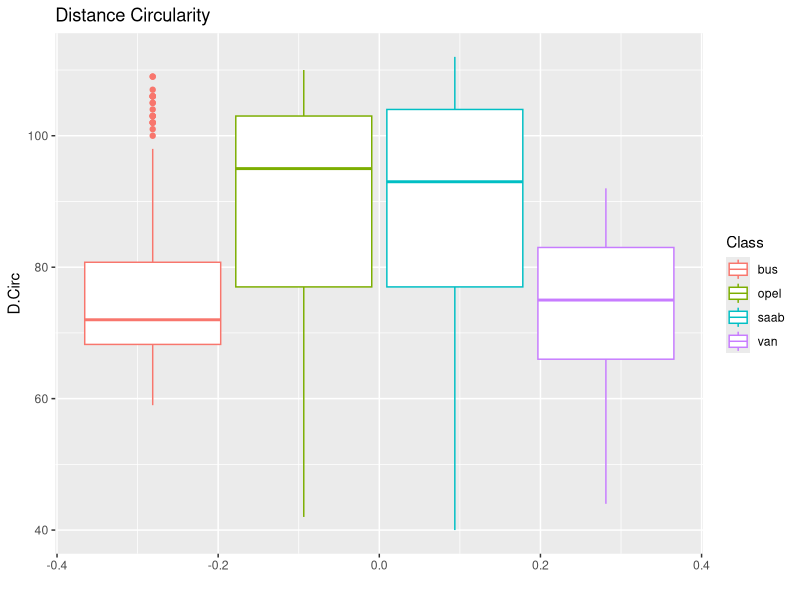
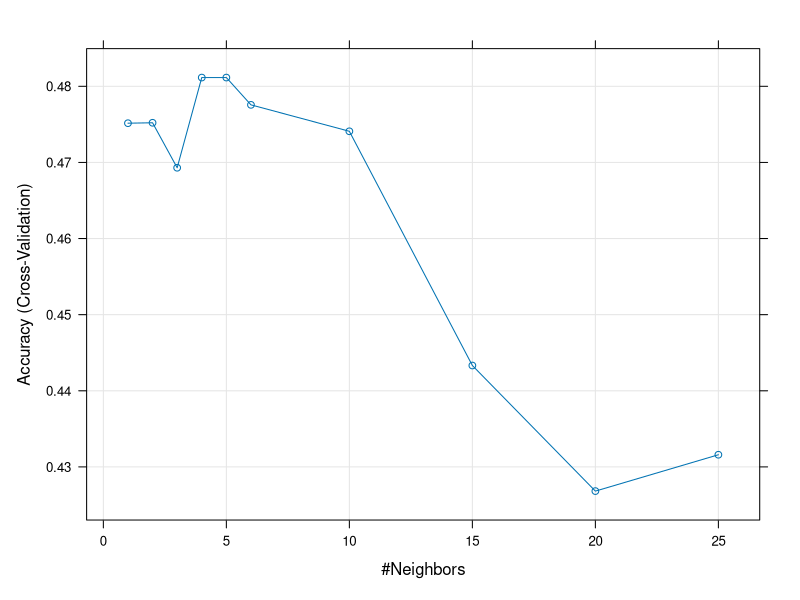
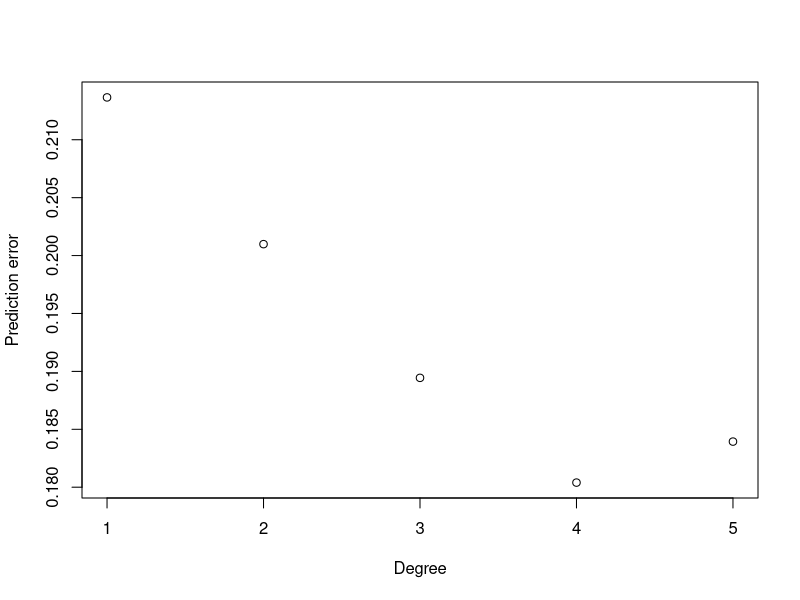

Recreate these plots in R, in order.
## ---- chunk 1
knitr::opts_chunk$set(echo = TRUE)
## ---- chunk 2
library(mlbench)
library(dplyr)
library(caret)
library(e1071)
library(boot)
## ---- chunk 3
data(Vehicle)
str(Vehicle)
## ---- chunk 4
# area/(av.distance from border)**2
qplot(data = Vehicle, y = D.Circ, color = Class, geom = "boxplot", main = "Distance Circularity")
## ---- chunk 5
set.seed(3)

knn_model <- train(Class ~ D.Circ,
                   method = 'knn',
                   trControl = trainControl(method = 'cv', number = 10),
                   tuneGrid = expand.grid(k = c(1, 2, 3, 4, 5, 6, 10, 15, 20, 25)),
                   data = Vehicle)
knn_model
## ---- chunk 6
# MSE vs different values of k
plot(knn_model)
## ---- chunk 7
# k with min MSE
knn_model$bestTune

# but I choose k = 4 because RMSE for k = 4 and RMSE for k = 5 are equal
## ---- chunk 8
Vehicle_2cl <- Vehicle %>%
    filter(Class == 'bus' | Class == 'saab')
Vehicle_2cl$Class <- factor(Vehicle_2cl$Class)
str(Vehicle_2cl)
## ---- chunk 9
set.seed(3)

max_degree = 5
cv.err <- rep(0, max_degree)
for (i in 1:max_degree) {
    gl <- glm(Class ~ poly(D.Circ, i), family = 'binomial', data = Vehicle_2cl)
    cv.err[i] <- cv.glm(Vehicle_2cl, gl, K = 10)$delta[1]
}
cv.err
## ---- chunk 10
plot(x = 1:max_degree, y = cv.err, xlab = "Degree", ylab = "Prediction error")

# degree with the smallest cross-validation estimate of prediction error is 4
